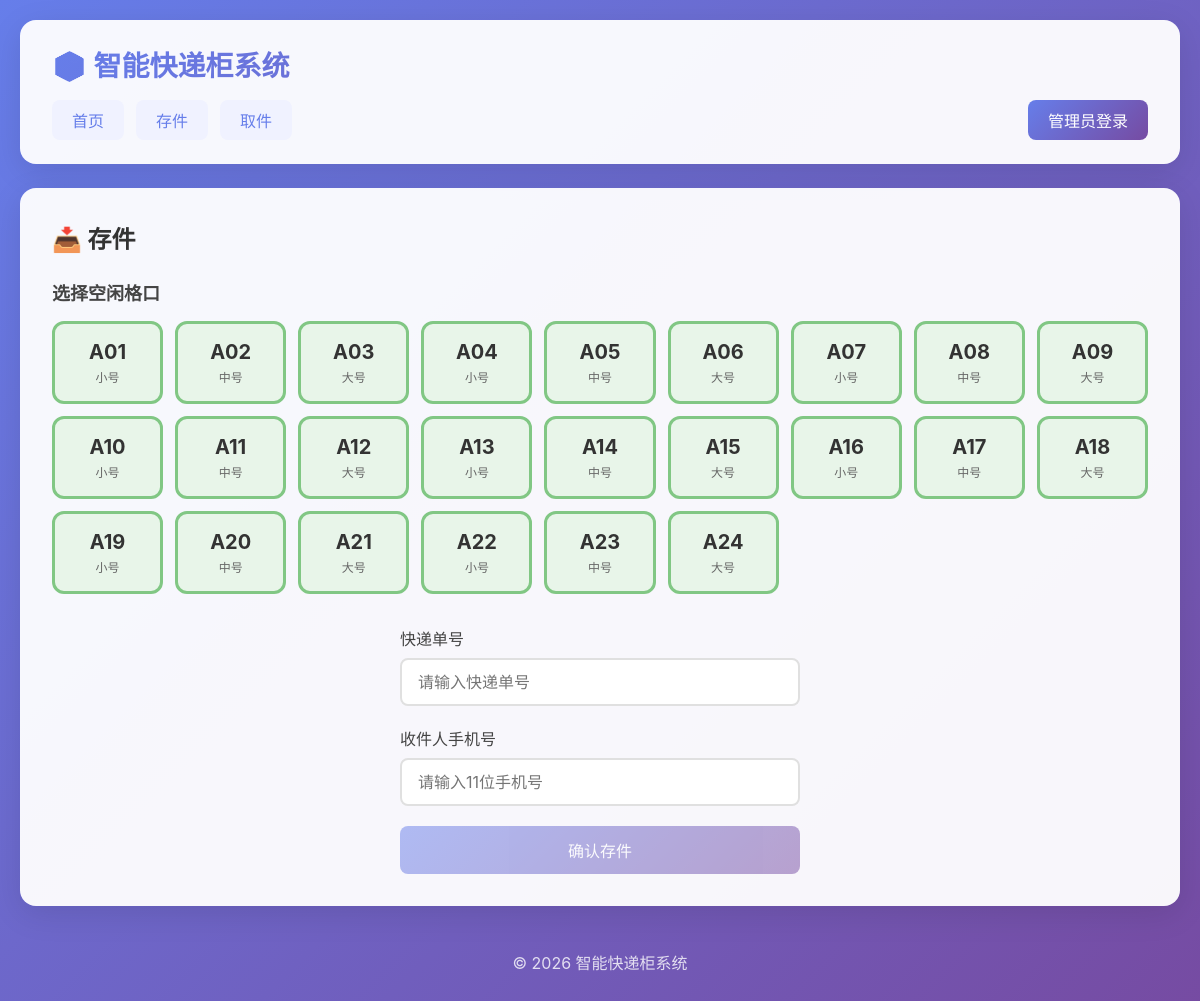
The app's page /store with its own data.
### app.py (models this page shows)
class Locker(db.Model):
    id = db.Column(db.Integer, primary_key=True)
    code = db.Column(db.String(20), unique=True, nullable=False)
    status = db.Column(db.String(20), default='idle')
    size = db.Column(db.String(10), default='medium')

### app.py (the view, shortened to what this page needs)
@app.route('/store', methods=['GET', 'POST'])
def store_package():
    idle_lockers = Locker.query.filter_by(status='idle').all()
    return render_template('store.html', lockers=idle_lockers)

### templates/store.html (shortened to what this page needs)
{% extends 'base.html' %}
{% block content %}
<div class="store-page">
    <h2>📥 存件</h2>
    {% if lockers %}
    <div class="locker-selection">
        <h3>选择空闲格口</h3>
        <div class="locker-grid">
            {% for locker in lockers %}
            <div class="locker-item locker-idle" data-locker-id="{{ locker.id }}" data-locker-code="{{ locker.code }}" data-locker-size="{{ locker.size }}">
                <div class="locker-code">{{ locker.code }}</div>
                <div class="locker-size">
                    {% if locker.size == 'small' %}小号
                    {% elif locker.size == 'medium' %}中号
                    {% else %}大号{% endif %}
                </div>
            </div>
            {% endfor %}
        </div>
    </div>
    <form method="POST" class="store-form" id="storeForm">
        <div class="form-group">
            <label for="tracking_no">快递单号</label>
            <input type="text" id="tracking_no" name="tracking_no" required placeholder="请输入快递单号">
        </div>
        <div class="form-group">
            <label for="phone">收件人手机号</label>
            <input type="tel" id="phone" name="phone" required placeholder="请输入11位手机号" pattern="1[3-9]\d{9}">
        </div>
        <button type="submit" class="btn btn-primary" id="submitBtn" disabled>确认存件</button>
    </form>
    {% else %}
    <div class="empty-state">
        <p>😢 暂无空闲格口，请稍后再试</p>
        <a href="{{ url_for('index') }}" class="btn btn-secondary">返回首页</a>
    </div>
    {% endif %}
</div>
{% endblock %}

### templates/base.html (shortened to what this page needs)
<!DOCTYPE html>
<html lang="zh-CN">
<head>
    <link rel="stylesheet" href="{{ url_for('static', filename='css/style.css') }}">
</head>
<body>
    <div class="container">
        <header class="header">
            <h1>📦 智能快递柜系统</h1>
            <nav class="nav">
                <a href="{{ url_for('index') }}">首页</a>
                <a href="{{ url_for('store_package') }}">存件</a>
                <a href="{{ url_for('pickup_package') }}">取件</a>
                {% if session.get('admin_id') %}
                    <a href="{{ url_for('admin') }}">管理后台</a>
                    <a href="{{ url_for('overdue_list') }}" class="nav-overdue">超时提醒
                        {% set ns = namespace(overdue=0) %}
                    </a>
                    <a href="{{ url_for('report') }}">统计报表</a>
                    <span class="nav-user">
                        <span class="user-icon">👤</span>
                        {{ session.get('admin_username') }}
                    </span>
                    <a href="{{ url_for('logout') }}" class="nav-logout">退出登录</a>
                {% else %}
                    <a href="{{ url_for('login') }}" class="nav-login">管理员登录</a>
                {% endif %}
            </nav>
        </header>
        <main class="main">
            {% block content %}{% endblock %}
        </main>
        <footer class="footer">
            <p>&copy; 2026 智能快递柜系统</p>
        </footer>
    </div>
</body>
</html>

### static/css/style.css (style rules this page uses)
* { margin: 0; padding: 0; box-sizing: border-box; }
body { font-family: -apple-system, BlinkMacSystemFont, 'Segoe UI', 'PingFang SC', 'Hiragino Sans GB', 'Microsoft YaHei', sans-serif; background: linear-gradient(135deg, #667eea 0%, #764ba2 100%); min-height: 100vh; color: #333; }
.container { max-width: 1200px; margin: 0 auto; padding: 20px; min-height: 100vh; display: flex; flex-direction: column; }
.header { background: rgba(255, 255, 255, 0.95); border-radius: 16px; padding: 24px 32px; margin-bottom: 24px; box-shadow: 0 8px 32px rgba(0, 0, 0, 0.1); }
.header h1 { font-size: 28px; margin-bottom: 16px; background: linear-gradient(135deg, #667eea, #764ba2); -webkit-background-clip: text; -webkit-text-fill-color: transparent; background-clip: text; }
.nav { display: flex; gap: 12px; flex-wrap: wrap; align-items: center; }
.nav a { padding: 8px 20px; background: #f0f2ff; color: #667eea; text-decoration: none; border-radius: 8px; font-weight: 500; transition: all 0.3s; }
.nav-login { background: linear-gradient(135deg, #667eea, #764ba2) !important; color: white !important; margin-left: auto; }
.main { flex: 1; background: rgba(255, 255, 255, 0.95); border-radius: 16px; padding: 32px; box-shadow: 0 8px 32px rgba(0, 0, 0, 0.1); }
.footer { text-align: center; padding: 20px; color: rgba(255, 255, 255, 0.8); margin-top: 24px; }
h2 { margin-bottom: 24px; color: #333; }
h3 { margin-bottom: 16px; color: #444; font-size: 18px; }
.locker-selection { margin-bottom: 32px; }
.locker-grid { display: grid; grid-template-columns: repeat(auto-fill, minmax(100px, 1fr)); gap: 12px; }
.locker-item { padding: 16px 8px; border-radius: 12px; text-align: center; cursor: pointer; transition: all 0.3s; border: 3px solid transparent; background: #f5f5f5; display: flex; flex-direction: column; align-items: center; }
.locker-item.locker-idle { background: #e8f5e9; border-color: #81c784; }
.locker-code { font-size: 20px; font-weight: bold; margin-bottom: 4px; }
.locker-size { font-size: 12px; color: #666; }
.store-form, .pickup-form { max-width: 400px; margin: 0 auto; }
.form-group { margin-bottom: 20px; }
.form-group label { display: block; margin-bottom: 8px; font-weight: 500; color: #444; }
.form-group input, .form-group select { width: 100%; padding: 12px 16px; border: 2px solid #e0e0e0; border-radius: 8px; font-size: 16px; transition: border-color 0.3s; font-family: inherit; }
.btn { padding: 12px 32px; border: none; border-radius: 8px; font-size: 16px; font-weight: 500; cursor: pointer; transition: all 0.3s; text-decoration: none; display: inline-block; text-align: center; font-family: inherit; }
.btn:disabled { opacity: 0.5; cursor: not-allowed; }
.btn-primary { background: linear-gradient(135deg, #667eea, #764ba2); color: white; width: 100%; }

### records on screen
Locker: code "A01", size "小号"
Locker: code "A02", size "中号"
Locker: code "A03", size "大号"
Locker: code "A04", size "小号"
Locker: code "A05", size "中号"
Locker: code "A06", size "大号"
Locker: code "A07", size "小号"
Locker: code "A08", size "中号"
Locker: code "A09", size "大号"
Locker: code "A10", size "小号"
Locker: code "A11", size "中号"
Locker: code "A12", size "大号"
Locker: code "A13", size "小号"
Locker: code "A14", size "中号"
Locker: code "A15", size "大号"
Locker: code "A16", size "小号"
Locker: code "A17", size "中号"
Locker: code "A18", size "大号"
Locker: code "A19", size "小号"
Locker: code "A20", size "中号"
Locker: code "A21", size "大号"
Locker: code "A22", size "小号"
Locker: code "A23", size "中号"
Locker: code "A24", size "大号"
